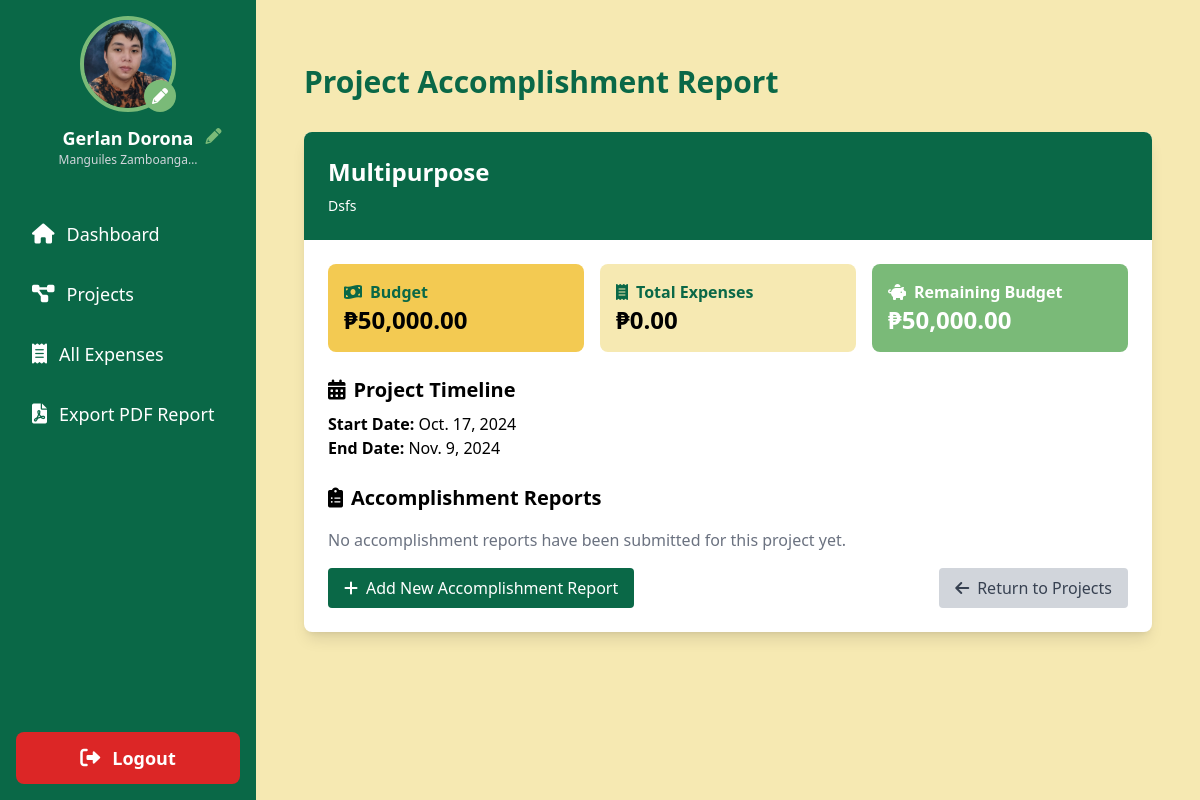
/project/11/accomplishment-report/ (signed in), run on an earlier commit of the app's database.
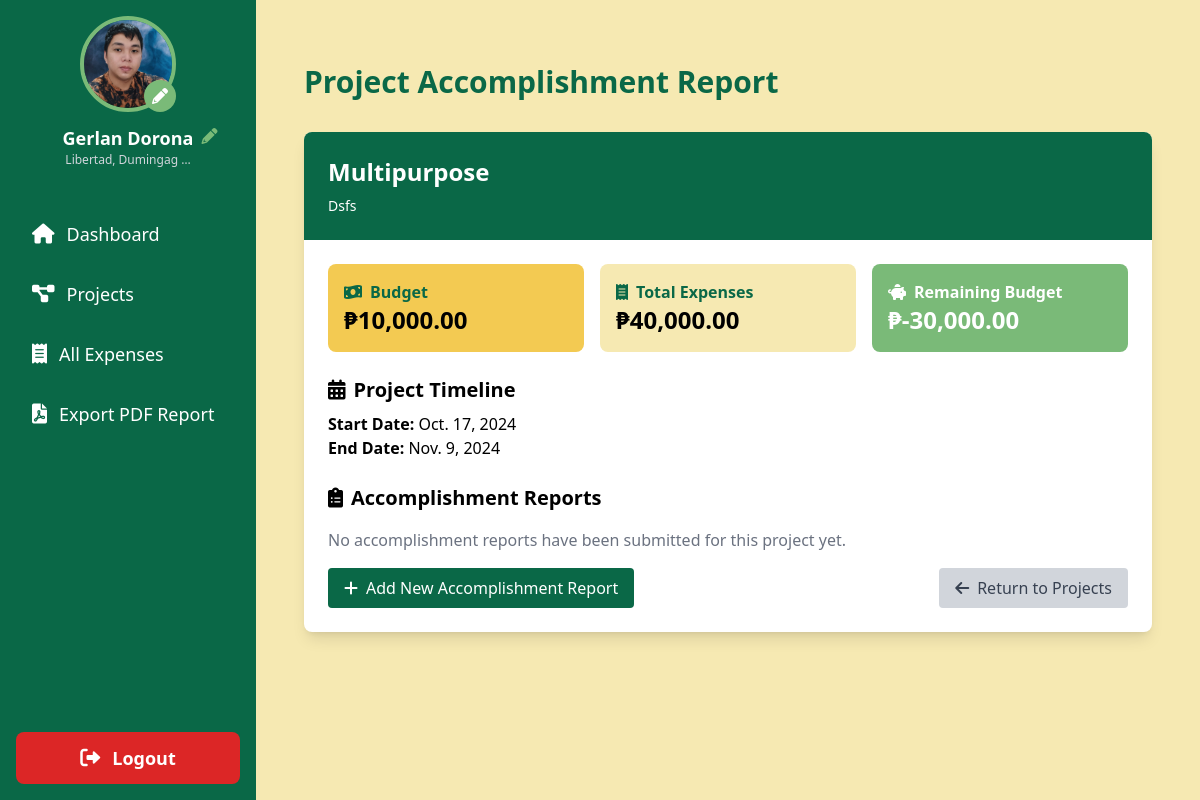
And on a later commit of the database.
### sk_project/models.py (models this page shows, shortened)
class User(AbstractUser):
    is_chairman = models.BooleanField(default=False)
    profile_picture = models.ImageField(upload_to='profile_pics/', default='profile_pics/default_avatar.png', blank=True)
    address = models.TextField(blank=True, null=True)
    contact_number = models.CharField(max_length=15, blank=True, null=True)
    groups = models.ManyToManyField(
        Group,
        verbose_name=_('groups'),
        blank=True,
        help_text=_(
            'The groups this user belongs to. A user will get all permissions '
            'granted to each of their groups.'
        ),
        related_name='sk_user_set',
        related_query_name='sk_user',
    )
    user_permissions = models.ManyToManyField(
        Permission,
        verbose_name=_('user permissions'),
        blank=True,
        help_text=_('Specific permissions for this user.'),
        related_name='sk_user_set',
        related_query_name='sk_user',
    )

class Project(models.Model):
    name = models.CharField(max_length=255)
    description = models.TextField()
    budget = models.DecimalField(max_digits=10, decimal_places=2)
    main_budget = models.ForeignKey(MainBudget, related_name='projects', on_delete=models.SET_NULL, null=True)
    chairman = models.ForeignKey(User, related_name='projects', on_delete=models.CASCADE)
    start_date = models.DateField()
    end_date = models.DateField()
    created_at = models.DateTimeField(auto_now_add=True)
    updated_at = models.DateTimeField(auto_now=True)
    def total_expenses(self):
        return self.expenses.aggregate(models.Sum('amount'))['amount__sum'] or 0
    @property
    def remaining_budget(self):
        return self.budget - self.total_expenses()
    class Meta:
        ordering = ['start_date']

### sk_project/views.py (the view)
# urls.py: path('project/<int:project_id>/accomplishment-report/', views.project_accomplishment_report, name='project_accomplishment_report'),
@login_required
def project_accomplishment_report(request, project_id):
    project = get_object_or_404(Project, id=project_id, chairman=request.user)
    accomplishment_reports = project.accomplishment_reports.all().order_by('-report_date')
    context = {
        'project': project,
        'accomplishment_reports': accomplishment_reports,
    }
    return render(request, 'project_accomplishment_report.html', context)

### templates/project_accomplishment_report.html
{% extends 'base.html' %}
{% load humanize %}
{% block content %}
    <div class="container mx-auto px-4 py-8">
        <h1 class="text-3xl font-bold text-tertiary mb-8">Project Accomplishment Report</h1>
        <div class="bg-white rounded-lg shadow-lg overflow-hidden mb-8">
            <div class="bg-tertiary text-white p-6">
                <h2 class="text-2xl font-semibold">{{ project.name }}</h2>
                <p class="text-sm mt-2">{{ project.description }}</p>
            </div>
            <div class="p-6">
                <div class="grid grid-cols-1 md:grid-cols-3 gap-4 mb-6">
                    <div class="bg-primary rounded-lg p-4">
                        <p class="font-semibold text-tertiary"><i class="fas fa-money-bill-wave mr-2"></i>Budget</p>
                        <p class="text-2xl font-bold">₱{{ project.budget|floatformat:2|intcomma }}</p>
                    </div>
                    <div class="bg-secondary rounded-lg p-4">
                        <p class="font-semibold text-tertiary"><i class="fas fa-receipt mr-2"></i>Total Expenses</p>
                        <p class="text-2xl font-bold">₱{{ project.total_expenses|floatformat:2|intcomma }}</p>
                    </div>
                    <div class="bg-quaternary rounded-lg p-4">
                        <p class="font-semibold text-white"><i class="fas fa-piggy-bank mr-2"></i>Remaining Budget</p>
                        <p class="text-2xl font-bold text-white">₱{{ project.remaining_budget|floatformat:2|intcomma }}</p>
                    </div>
                </div>
                <div class="mb-6">
                    <h3 class="text-xl font-semibold mb-2"><i class="fas fa-calendar-alt mr-2"></i>Project Timeline</h3>
                    <p><strong>Start Date:</strong> {{ project.start_date }}</p>
                    <p><strong>End Date:</strong> {{ project.end_date }}</p>
                </div>
                <h3 class="text-xl font-semibold mb-4"><i class="fas fa-clipboard-list mr-2"></i>Accomplishment Reports</h3>
                {% for report in accomplishment_reports %}
                    <div class="bg-gray-100 rounded-lg p-4 mb-4">
                        <h4 class="text-lg font-semibold mb-2"><i class="fas fa-file-alt mr-2"></i>Report Date: {{ report.report_date }}</h4>
                        <p>{{ report.report_details|linebreaks }}</p>
                    </div>
                {% empty %}
                    <p class="text-gray-500">No accomplishment reports have been submitted for this project yet.</p>
                {% endfor %}
                <div class="flex justify-between items-center mt-4">
                    <a href="{% url 'add_accomplishment_report' project.id %}" class="inline-block bg-tertiary text-white px-4 py-2 rounded hover:bg-quaternary transition duration-300">
                        <i class="fas fa-plus mr-2"></i>Add New Accomplishment Report
                    </a>
                    <a href="{% url 'all_projects' %}" class="inline-block bg-gray-300 text-gray-700 px-4 py-2 rounded hover:bg-gray-400 transition duration-300">
                        <i class="fas fa-arrow-left mr-2"></i>Return to Projects
                    </a>
                </div>
            </div>
        </div>
    </div>
{% endblock %}

### templates/base.html (shortened to what this page needs)
<!DOCTYPE html>
<html lang="en">
    {% load static %}
    <head>
        <script src="https://cdn.tailwindcss.com"></script>
        <link href="https://cdnjs.cloudflare.com/ajax/libs/font-awesome/6.0.0-beta3/css/all.min.css" rel="stylesheet">
    </head>
    <body class="bg-secondary">
        <div class="flex h-screen">
            <aside class="w-64 bg-tertiary text-white flex flex-col">
                <div class="p-4 flex flex-col items-center">
                    <a href="{% url 'edit_profile' %}" class="mb-3 relative">
                        {% if user.profile_picture %}
                            <img src="{{ user.profile_picture.url }}" alt="Profile Picture" class="w-24 h-24 rounded-full border-4 border-quaternary hover:border-primary transition-colors duration-200">
                        {% else %}
                            <img src="{% static 'img/drr.png' %}" alt="Default Profile Picture" class="w-24 h-24 rounded-full border-4 border-quaternary hover:border-primary transition-colors duration-200">
                        {% endif %}
                        <i class="fas fa-pencil-alt absolute bottom-0 right-0 bg-quaternary text-white p-2 rounded-full"></i>
                    </a>
                    <div class="text-center relative">
                        <h2 class="text-lg font-semibold">{{ user.get_full_name|title }}</h2>
                        <p class="text-xs text-gray-300">{{ user.address|truncatechars:20|capfirst }}</p>
                        <a href="{% url 'edit_profile' %}" class="absolute -right-6 top-0">
                            <i class="fas fa-pencil-alt text-quaternary hover:text-primary transition-colors duration-200"></i>
                        </a>
                    </div>
                </div>
                <nav class="mt-6 flex-grow">
                    <a href="{% url 'dashboard' %}" class="block py-3 px-6 hover:bg-quaternary transition-colors duration-200  rounded-lg mb-2 mx-2 flex items-center">
                        <i class="fas fa-home mr-3 text-xl"></i> <span class="text-lg">Dashboard</span>
                    </a>
                    <a href="{% url 'all_projects' %}" class="block py-3 px-6 hover:bg-quaternary transition-colors duration-200  rounded-lg mb-2 mx-2 flex items-center">
                        <i class="fas fa-project-diagram mr-3 text-xl"></i> <span class="text-lg">Projects</span>
                    </a>
                    <a href="{% url 'all_expenses' %}" class="block py-3 px-6 hover:bg-quaternary transition-colors duration-200  rounded-lg mb-2 mx-2 flex items-center">
                        <i class="fas fa-receipt mr-3 text-xl"></i> <span class="text-lg">All Expenses</span>
                    </a>
                    <a href="{% url 'export_pdf_report' %}" class="block py-3 px-6 hover:bg-quaternary transition-colors duration-200  rounded-lg mb-2 mx-2 flex items-center">
                        <i class="fas fa-file-pdf mr-3 text-xl"></i> <span class="text-lg">Export PDF Report</span>
                    </a>
                </nav>
                <div class="p-4 mt-auto">
                    <a href="{% url 'logout' %}" class="block py-3 px-6 bg-red-600 text-white rounded-lg hover:bg-red-700 transition-colors duration-200 text-center flex items-center justify-center">
                        <i class="fas fa-sign-out-alt mr-3 text-xl"></i> <span class="text-lg font-semibold">Logout</span>
                    </a>
                </div>
            </aside>
            <main class="flex-1 p-8 overflow-y-auto">
                {% block content %}
                {% endblock %}
            </main>
        </div>
    </body>
</html>

What changed in the data, as far as the page shows it:
changed User "Gerlan Dorona": address "Manguiles Zamboanga…" → "Libertad, Dumingag …"
changed Project "Multipurpose": budget "50,000.00" → "10,000.00"; total_expenses "0.00" → "40,000.00"; remaining_budget "50,000.00" → "-30,000.00"
